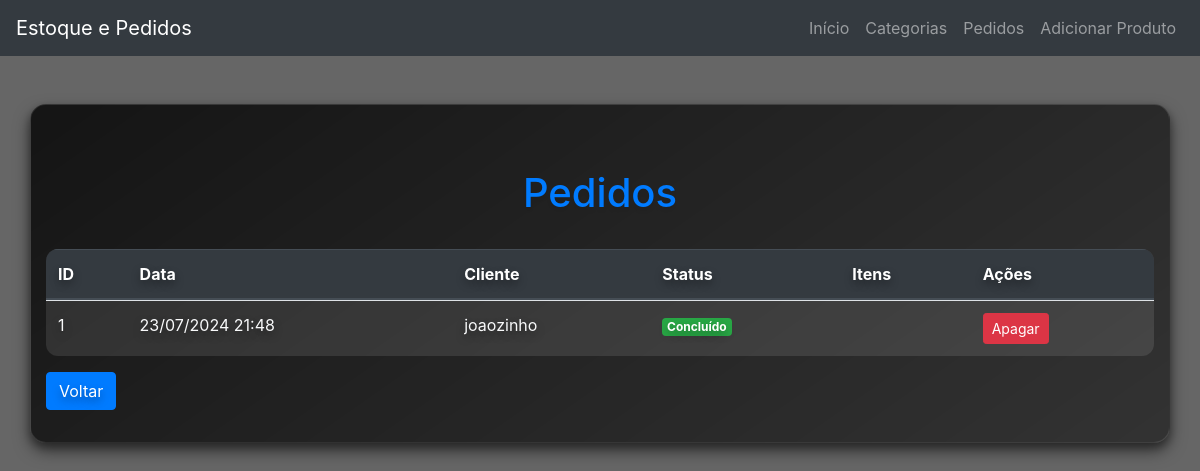
The page /orders on the database as committed earlier.
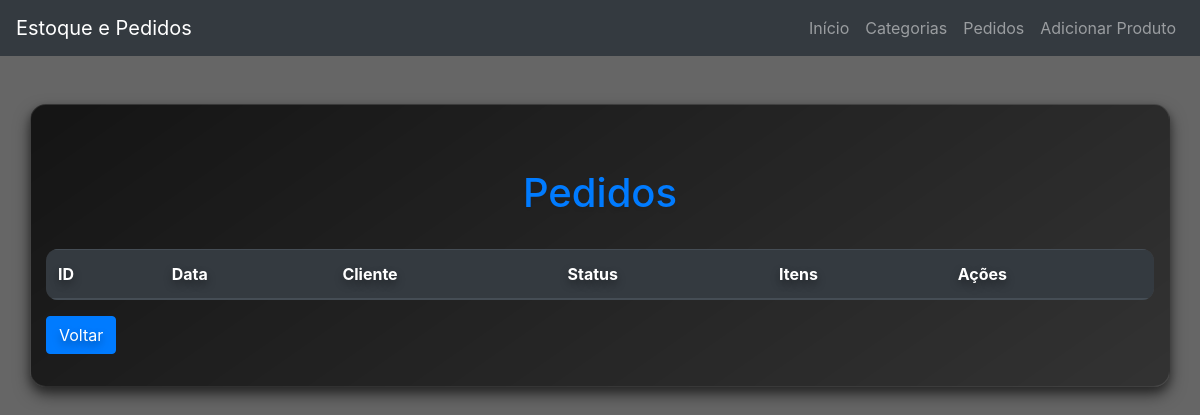
The same page on the database as committed later.
### app/models.py (models this page shows)
class Order(db.Model):
    __tablename__ = 'orders'
    id = db.Column(db.Integer, primary_key=True)
    data = db.Column(db.DateTime, nullable=False)
    client = db.Column(db.String(100), nullable=False)
    status = db.Column(db.String(50), nullable=False)
    items = db.relationship('OrderedItem', backref='order', lazy=True)

### app/routes.py (the view, shortened to what this page needs)
@app.route('/orders', methods=['GET', 'POST'])
def orders():
    orders = Order.query.all()
    delete_form = DeleteOrderForm()
    return render_template('pedidos.html', orders=orders, delete_form=delete_form)

### app/forms.py
class DeleteOrderForm(FlaskForm):
    submit = SubmitField('Apagar')

### app/templates/pedidos.html (shortened to what this page needs)
{% extends 'base.html' %}
{% block content %}
    <h1 class="page-title">Pedidos</h1>
    <table class="table table-hover mt-3">
        <thead class="thead-dark">
            <tr>
                <th>ID</th>
                <th>Data</th>
                <th>Cliente</th>
                <th>Status</th>
                <th>Itens</th>
                <th>Ações</th>
            </tr>
        </thead>
        <tbody>
            {% for order in orders %}
            <tr>
                <td>{{ order.id }}</td>
                <td>{{ order.data.strftime('%d/%m/%Y %H:%M') }}</td>
                <td>{{ order.client }}</td>
                <td>
                    {% if order.status == 'Cancelado' %}
                        <span class="badge badge-danger">Cancelado</span>
                    {% elif order.status == 'Pendente' %}
                        <span class="badge badge-warning">Pendente</span>
                    {% elif order.status == 'Concluído' %}
                        <span class="badge badge-success">Concluído</span>
                    {% else %}
                        <span class="badge badge-secondary">Desconhecido</span>
                    {% endif %}
                </td>
                <td>
                </td>
                <td>
                    <form action="{{ url_for('delete_order', order_id=order.id) }}" method="POST" style="display:inline;">
                        {{ delete_form.submit(class="btn btn-danger btn-sm") }}
                    </form>
                </td>
            </tr>
            {% endfor %}
        </tbody>
    </table>
    <a class="btn btn-primary" href="{{ url_for('index') }}">Voltar</a>
{% endblock %}

Rows that differ between the two databases and show on the page:
removed Order: id "1", data "23/07/2024 21:48", client "joaozinho", status "Concluído"
